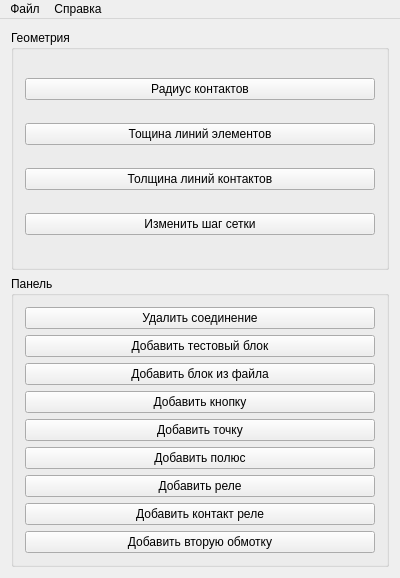
<?xml version="1.0" encoding="UTF-8"?>
<ui version="4.0">
 <class>MainWindow</class>
 <widget class="QMainWindow" name="MainWindow">
  <property name="geometry">
   <rect>
    <x>0</x>
    <y>0</y>
    <width>400</width>
    <height>578</height>
   </rect>
  </property>
  <property name="sizePolicy">
   <sizepolicy hsizetype="Expanding" vsizetype="Expanding">
    <horstretch>0</horstretch>
    <verstretch>0</verstretch>
   </sizepolicy>
  </property>
  <property name="windowTitle">
   <string>MainWindow</string>
  </property>
  <widget class="QWidget" name="centralWidget">
   <property name="sizePolicy">
    <sizepolicy hsizetype="Expanding" vsizetype="Expanding">
     <horstretch>0</horstretch>
     <verstretch>0</verstretch>
    </sizepolicy>
   </property>
   <property name="minimumSize">
    <size>
     <width>0</width>
     <height>0</height>
    </size>
   </property>
   <layout class="QHBoxLayout" name="horizontalLayout_4">
    <item>
     <layout class="QVBoxLayout" name="verticalLayout_2">
      <item>
       <widget class="QGroupBox" name="groupBox_2">
        <property name="title">
         <string>Геометрия</string>
        </property>
        <layout class="QVBoxLayout" name="verticalLayout_3">
         <item>
          <widget class="QPushButton" name="rContact">
           <property name="text">
            <string>Радиус контактов</string>
           </property>
          </widget>
         </item>
         <item>
          <widget class="QPushButton" name="widthLines">
           <property name="text">
            <string>Тощина линий элементов</string>
           </property>
          </widget>
         </item>
         <item>
          <widget class="QPushButton" name="widthLineContatcts">
           <property name="text">
            <string>Толщина линий контактов</string>
           </property>
          </widget>
         </item>
         <item>
          <widget class="QPushButton" name="greedButton">
           <property name="text">
            <string>Изменить шаг сетки</string>
           </property>
          </widget>
         </item>
        </layout>
       </widget>
      </item>
      <item>
       <widget class="QGroupBox" name="groupBox">
        <property name="title">
         <string>Панель</string>
        </property>
        <layout class="QVBoxLayout" name="verticalLayout">
         <item>
          <widget class="QPushButton" name="deleteConnection">
           <property name="text">
            <string>Удалить соединение</string>
           </property>
          </widget>
         </item>
         <item>
          <widget class="QPushButton" name="addTestBlock">
           <property name="text">
            <string>Добавить тестовый блок</string>
           </property>
          </widget>
         </item>
         <item>
          <widget class="QPushButton" name="addFileBlock">
           <property name="text">
            <string>Добавить блок из файла</string>
           </property>
          </widget>
         </item>
         <item>
          <widget class="QPushButton" name="addButton">
           <property name="text">
            <string>Добавить кнопку</string>
           </property>
          </widget>
         </item>
         <item>
          <widget class="QPushButton" name="addPoint">
           <property name="text">
            <string>Добавить точку</string>
           </property>
          </widget>
         </item>
         <item>
          <widget class="QPushButton" name="addPolus">
           <property name="text">
            <string>Добавить полюс</string>
           </property>
          </widget>
         </item>
         <item>
          <widget class="QPushButton" name="addRelay">
           <property name="text">
            <string>Добавить реле</string>
           </property>
          </widget>
         </item>
         <item>
          <widget class="QPushButton" name="addContactRelay">
           <property name="text">
            <string>Добавить контакт реле</string>
           </property>
          </widget>
         </item>
         <item>
          <widget class="QPushButton" name="addSecondContactRelay">
           <property name="text">
            <string>Добавить вторую обмотку</string>
           </property>
          </widget>
         </item>
        </layout>
       </widget>
      </item>
     </layout>
    </item>
    <item>
     <layout class="QVBoxLayout" name="sceneLayout"/>
    </item>
   </layout>
  </widget>
  <widget class="QMenuBar" name="menuBar">
   <property name="geometry">
    <rect>
     <x>0</x>
     <y>0</y>
     <width>400</width>
     <height>26</height>
    </rect>
   </property>
   <widget class="QMenu" name="menu">
    <property name="title">
     <string>Файл</string>
    </property>
    <addaction name="Open"/>
    <addaction name="Save"/>
    <addaction name="Save_as"/>
    <addaction name="action"/>
    <addaction name="separator"/>
    <addaction name="Exit"/>
   </widget>
   <widget class="QMenu" name="menu_2">
    <property name="title">
     <string>Справка</string>
    </property>
    <addaction name="Help"/>
   </widget>
   <addaction name="menu"/>
   <addaction name="menu_2"/>
  </widget>
  <action name="Open">
   <property name="text">
    <string>Открыть</string>
   </property>
  </action>
  <action name="Save">
   <property name="text">
    <string>Сохранить</string>
   </property>
  </action>
  <action name="Save_as">
   <property name="text">
    <string>Сохранить как</string>
   </property>
  </action>
  <action name="Exit">
   <property name="text">
    <string>Выход</string>
   </property>
  </action>
  <action name="Help">
   <property name="text">
    <string>О программе</string>
   </property>
  </action>
  <action name="action">
   <property name="text">
    <string>Сгенерировать БМРЦ станции</string>
   </property>
  </action>
 </widget>
 <layoutdefault spacing="6" margin="11"/>
 <resources/>
 <connections/>
</ui>
